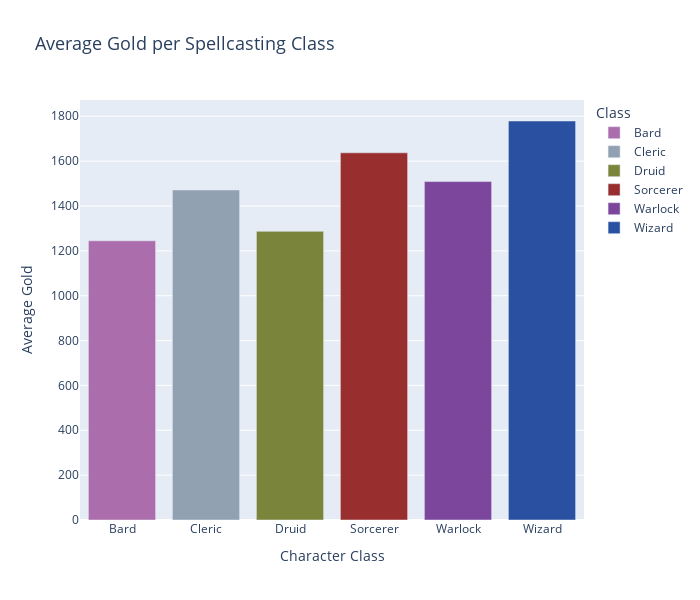

Write notebook code for a chart like this one.
### Code cell
import pandas as pd
import plotly.express as px

# Load dataset
zip_path = "over_one_mil_chars.zip"
df = pd.read_csv(zip_path, usecols=["class_starting", "gold"])

# Filter for spellcasting classes
selected_classes = ["Bard", "Cleric", "Druid", "Sorcerer", "Warlock", "Wizard"]
df_filtered = df[df["class_starting"].isin(selected_classes)]

# Remove extreme values
# Tested this rigorously with a box plot first. Saw very few dots above 350,000
# Tried standard deviation and IQR but both looked weird, so this was the compromise
df_filtered = df_filtered[(df_filtered["gold"] > 0) & (df_filtered["gold"] < 350_000)]

# Directly calculate the average gold per class
df_avg_gold = df_filtered.groupby("class_starting", as_index=False)["gold"].mean()

# Rename column for clarity
df_avg_gold.rename(columns={"gold": "Average Gold"}, inplace=True)

# Custom color scheme for D&D spellcasting classes
class_colors = {
    "Bard": "#AB6DAC",
    "Cleric": "#91A1B2",
    "Druid": "#7A853B",
    "Sorcerer": "#992E2E",
    "Warlock": "#7B469B",
    "Wizard": "#2A50A1"
}

# Bar chart of average gold per class
fig = px.bar(df_avg_gold, x="class_starting", y="Average Gold",
             title="Average Gold per Spellcasting Class",
             labels={"class_starting": "Class", "Average Gold": "Gold (Avg)"},
             color="class_starting",color_discrete_map=class_colors)

# Modify layout
fig.update_layout(
    width=700, 
    height=600,  
    xaxis_title="Character Class",
    yaxis_title="Average Gold",
    title_font_size=18
)

fig.show()

### Figure 1 — Plotly figure (JSON) as saved in the notebook; plotly's stock layout.template omitted (floating-point values rounded to 4 significant figures)
{"data": [{"hovertemplate": "Class=%{x}<br>Gold (Avg)=%{y}<extra></extra>", "legendgroup": "Bard", "marker": {"color": "#AB6DAC", "pattern": {"shape": ""}}, "name": "Bard", "orientation": "v", "showlegend": true, "textposition": "auto", "type": "bar", "x": ["Bard"], "xaxis": "x", "y": [1245.0], "yaxis": "y"}, {"hovertemplate": "Class=%{x}<br>Gold (Avg)=%{y}<extra></extra>", "legendgroup": "Cleric", "marker": {"color": "#91A1B2", "pattern": {"shape": ""}}, "name": "Cleric", "orientation": "v", "showlegend": true, "textposition": "auto", "type": "bar", "x": ["Cleric"], "xaxis": "x", "y": [1471.0], "yaxis": "y"}, {"hovertemplate": "Class=%{x}<br>Gold (Avg)=%{y}<extra></extra>", "legendgroup": "Druid", "marker": {"color": "#7A853B", "pattern": {"shape": ""}}, "name": "Druid", "orientation": "v", "showlegend": true, "textposition": "auto", "type": "bar", "x": ["Druid"], "xaxis": "x", "y": [1287.0], "yaxis": "y"}, {"hovertemplate": "Class=%{x}<br>Gold (Avg)=%{y}<extra></extra>", "legendgroup": "Sorcerer", "marker": {"color": "#992E2E", "pattern": {"shape": ""}}, "name": "Sorcerer", "orientation": "v", "showlegend": true, "textposition": "auto", "type": "bar", "x": ["Sorcerer"], "xaxis": "x", "y": [1637.0], "yaxis": "y"}, {"hovertemplate": "Class=%{x}<br>Gold (Avg)=%{y}<extra></extra>", "legendgroup": "Warlock", "marker": {"color": "#7B469B", "pattern": {"shape": ""}}, "name": "Warlock", "orientation": "v", "showlegend": true, "textposition": "auto", "type": "bar", "x": ["Warlock"], "xaxis": "x", "y": [1509.0], "yaxis": "y"}, {"hovertemplate": "Class=%{x}<br>Gold (Avg)=%{y}<extra></extra>", "legendgroup": "Wizard", "marker": {"color": "#2A50A1", "pattern": {"shape": ""}}, "name": "Wizard", "orientation": "v", "showlegend": true, "textposition": "auto", "type": "bar", "x": ["Wizard"], "xaxis": "x", "y": [1779.0], "yaxis": "y"}], "layout": {"barmode": "relative", "height": 600, "legend": {"title": {"text": "Class"}, "tracegroupgap": 0}, "title": {"font": {"size": 18}, "text": "Average Gold per Spellcasting Class"}, "width": 700, "xaxis": {"anchor": "y", "categoryarray": ["Bard", "Cleric", "Druid", "Sorcerer", "Warlock", "Wizard"], "categoryorder": "array", "domain": [0, 1], "title": {"text": "Character Class"}}, "yaxis": {"anchor": "x", "domain": [0, 1], "title": {"text": "Average Gold"}}}}
